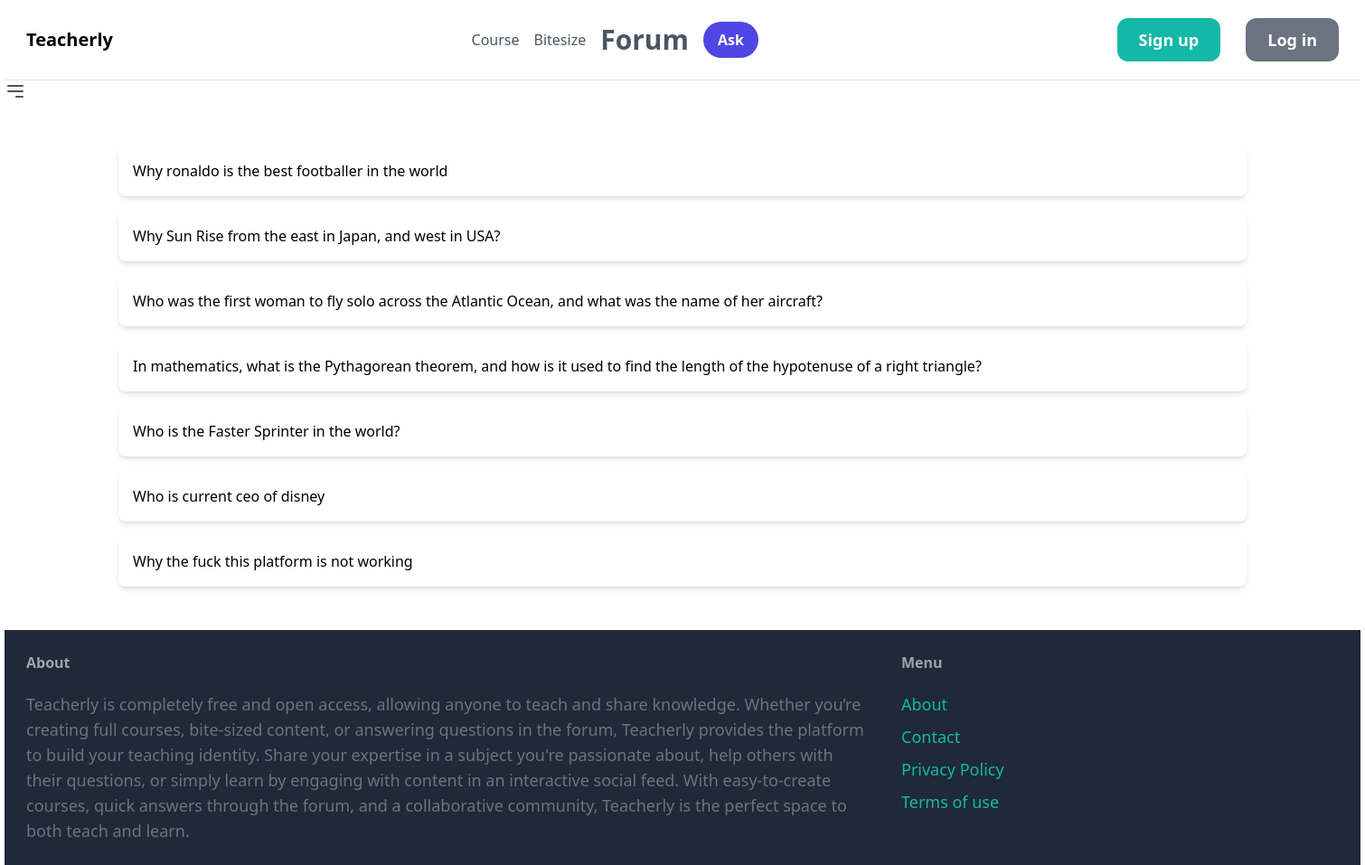
Before: /forum/ with the older database file.
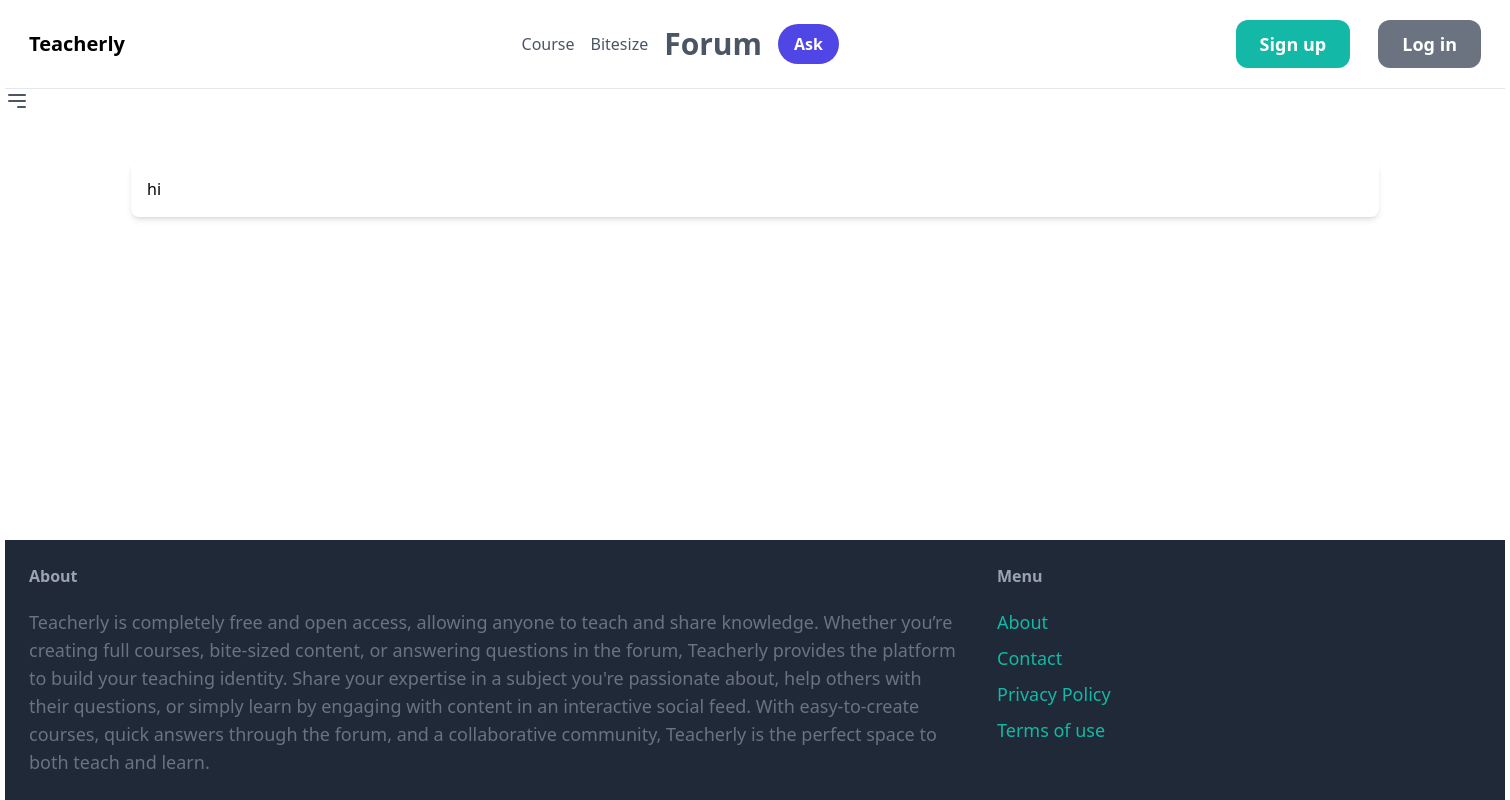
After: the same page with the newer database file.
### content/models.py (models this page shows, shortened)
class Question(Likable, Commentable, Endorsable, VideoCommentable, Savable):
    user = models.ForeignKey(User, on_delete=models.CASCADE )
    title = models.CharField(max_length=100, blank=True)
    question_text = models.TextField()
    explanation = models.TextField(blank=True, null=True)
    course = models.ForeignKey(Page, on_delete=models.SET_NULL, null=True, blank=True, related_name='questions')
    bitesizable = models.BooleanField(default=False)

### core/views.py (the view)
# urls.py: path('forum/', views.forum, name='forum'),
def forum(request):
    questions = Question.objects.filter(bitesizable=True)
    return render(request, 'core/forum.html', {
        'questions': questions
    })

### core/templates/core/forum.html (shortened to what this page needs)
{% extends 'core/base.html' %}
{% block section %}
<div class="flex items-center space-x-4">
    <a href="{% url 'courses' %}">
    <p class="text-base text-gray-600">Course</p>
    </a>
    <a href="{% url 'bitesize' %}">
        <p class="text-base text-gray-600">Bitesize</p>
    </a>
    <p class="text-3xl font-bold text-gray-600">Forum</p>
    {% if user.is_authenticated %}
    <a href="{% url 'ask_question' %}" class="bg-indigo-600 hover:bg-indigo-700 text-white font-bold py-2 px-4 rounded-full flex items-center space-x-2">
        <span>Ask</span>
    </a>
    {% else %}
    <a href="{% url 'login' %}" class="bg-indigo-600 hover:bg-indigo-700 text-white font-bold py-2 px-4 rounded-full flex items-center space-x-2">
        <span>Ask</span>
    </a>
    {% endif %}
</div>
{% endblock %}
{% block content %}
<div class="container mx-auto px-4 py-6 space-y-4">
    {% for question in questions %}
        <a href="{% url 'question' pk=question.id %}" class="block bg-white rounded-lg shadow-md p-4 hover:shadow-lg">{{ question.question_text }}</a>
    {% endfor %}
</div>
{% endblock %}

Changed rows visible on the page:
removed Question: question_text "Why ronaldo is the best footballer in the world"
removed Question: question_text "Why Sun Rise from the east in Japan, and west in USA?"
removed Question: question_text "Who was the first woman to fly solo across the Atlantic Ocean, and what was the name of her aircraft?"
removed Question: question_text "In mathematics, what is the Pythagorean theorem, and how is it used to find the length of the hypotenuse of a right triangle?"
removed Question: question_text "Who is the Faster Sprinter in the world?"
removed Question: question_text "Who is current ceo of disney"
removed Question: question_text "Why the fuck this platform is not working"
now on this page (row edited): Question: question_text "hi"
